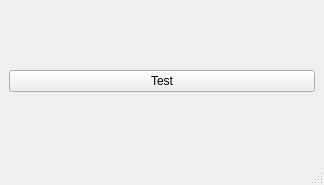
<?xml version="1.0" encoding="UTF-8"?>
<ui version="4.0">
 <class>ihm_XBEE</class>
 <widget class="QMainWindow" name="ihm_XBEE">
  <property name="geometry">
   <rect>
    <x>0</x>
    <y>0</y>
    <width>324</width>
    <height>185</height>
   </rect>
  </property>
  <property name="windowTitle">
   <string>MainWindow</string>
  </property>
  <widget class="QWidget" name="centralwidget">
   <layout class="QGridLayout" name="gridLayout">
    <item row="0" column="0">
     <widget class="QPushButton" name="pushButton">
      <property name="text">
       <string>Test</string>
      </property>
     </widget>
    </item>
   </layout>
  </widget>
  <widget class="QMenuBar" name="menubar">
   <property name="geometry">
    <rect>
     <x>0</x>
     <y>0</y>
     <width>324</width>
     <height>18</height>
    </rect>
   </property>
  </widget>
  <widget class="QStatusBar" name="statusbar"/>
 </widget>
 <resources/>
 <connections/>
</ui>
